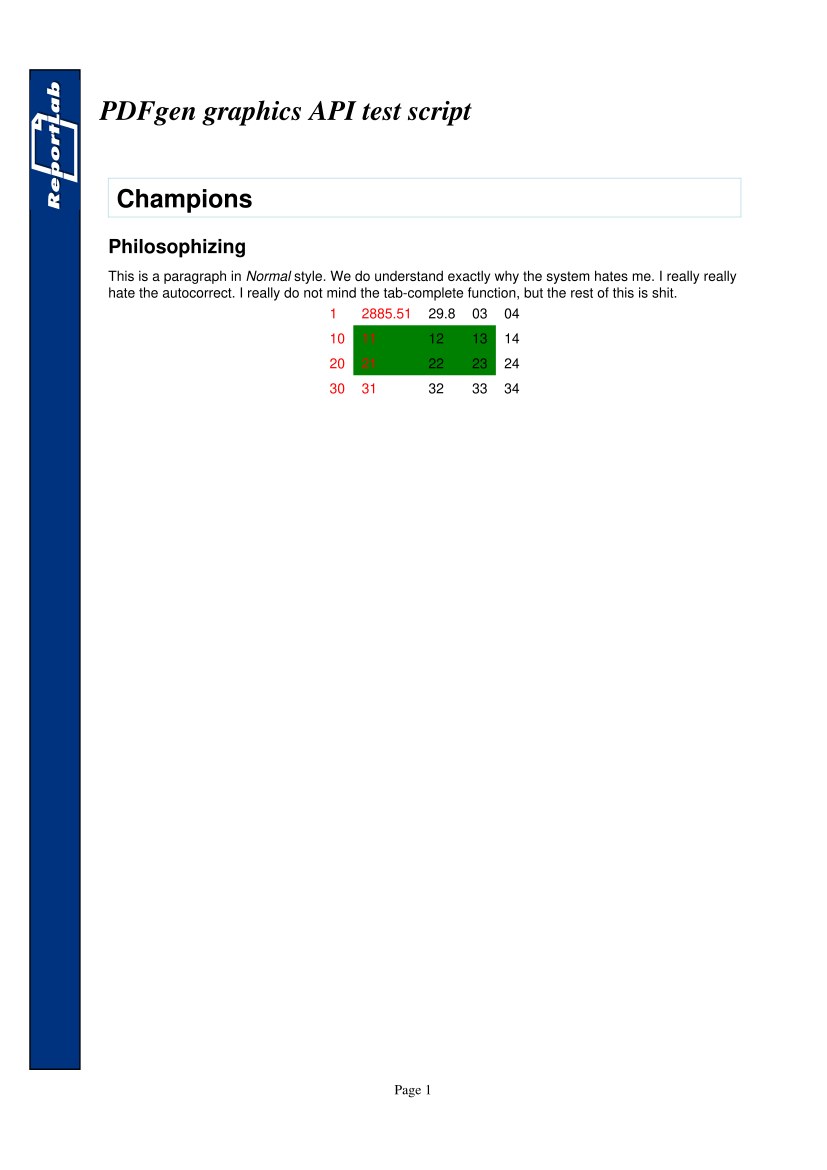

This figure's Python source:
from reportlab.pdfgen.canvas import Canvas
from reportlab.lib.styles import getSampleStyleSheet
from reportlab.graphics.charts.barcharts import VerticalBarChart
from reportlab.lib.units import inch
from reportlab.platypus import (Paragraph, Spacer, Table, TableStyle, Frame)
#from reportlab.rl_config import defaultPageSize
from reportlab.lib import colors
import pymongo
from reportlab.graphics.shapes import Drawing

client = pymongo.MongoClient("localhost", 27017)
db = client['charge']
bid = db.bid
styles = getSampleStyleSheet()
styleN = styles['Normal']
styleH = styles['Heading2']
styleT = styles['Heading1']
#doc = Canvas('combine_test.pdf')
titlelist = []
closeit = 0


def framePageForm(c):
    c.beginForm("frame")
    c.saveState()
    # forms can't do non-constant operations
    #canvas.setFont('Times-BoldItalic',20)
    #canvas.drawString(inch, 10.5 * inch, title)

    #c.setFont('Times-Roman',10)
    #c.drawCentredString(4.135 * inch, 0.75 * inch,
    #                        'Page %d' % c.getPageNumber())

    #draw a border
    c.setFillColor(colors.ReportLabBlue)
    c.rect(0.3 * inch, inch, 0.5 * inch, 10 * inch, fill=1)
    from reportlab.lib import corp
    c.translate(0.8 * inch, 9.6 * inch)
    c.rotate(90)
    logo = corp.ReportLabLogo(width=1.3 * inch, height=0.5 * inch,
                              powered_by=1)
    c.setFillColorRGB(1, 1, 1)
    c.setStrokeColorRGB(1, 1, 1)
    logo.draw(c)
    #c.setStrokeColorRGB(1,0,0)
    #c.setLineWidth(5)
    #c.line(0.8 * inch, inch, 0.8 * inch, 10.75 * inch)
    #reset carefully afterwards
    #canvas.setLineWidth(1)
    #canvas.setStrokeColorRGB(0,0,0)\
    c.restoreState()
    c.endForm()


def framePage(canvas, title):
    global closeit
    titlelist.append(title)
    canvas.saveState()
    canvas.setFont('Times-BoldItalic', 20)

    canvas.drawString(inch, 10.5 * inch, title)
    canvas.bookmarkHorizontalAbsolute(title, 10.8 * inch)
    #newsection(title)
    canvas.addOutlineEntry(title + " section", title, level=0, closed=closeit)
    closeit = not closeit  # close every other one
    canvas.setFont('Times-Roman', 10)
    canvas.drawCentredString(4.135 * inch, 0.75 * inch,
                             'Page %d' % canvas.getPageNumber())
    canvas.restoreState()
    canvas.doForm("frame")


def makesubsection(canvas, title, horizontal):
    canvas.bookmarkHorizontalAbsolute(title, horizontal)
    #newsubsection(title)
    canvas.addOutlineEntry(title + " subsection", title, level=1)


def box(flt, center=False):
    box_style = [('BOX', (0, 0), (-1, -1), 0.5, colors.lightblue)]
    if center:
        box_style += [('ALIGN', (0, 0), (-1, -1), 'CENTER')]

    return Table([[flt]], style=box_style)


def query(field):
    biddata = bid.find({}, {"_id": 0})
    for doc in biddata:
        return doc[field]


def star(canvas, title="Title Here", aka="Comment here.",
         xcenter=None, ycenter=None, nvertices=5):
    from math import pi
    from reportlab.lib.units import inch
    radius = inch / 3.0
    #if xcenter is None: xcenter = 2.75 * inch
    #if ycenter is None: ycenter = 1.5 * inch
    canvas.drawCentredString(xcenter, ycenter + 1.3 * radius, title)
    canvas.drawCentredString(xcenter, ycenter - 1.4 * radius, aka)
    p = canvas.beginPath()
    p.moveTo(xcenter, ycenter + radius)
    from math import cos, sin
    angle = (2 * pi) * 2 / 5.0
    startangle = pi / 2.0
    for vertex in range(nvertices - 1):
        nextangle = angle * (vertex + 1) + startangle
        x = xcenter + radius * cos(nextangle)
        y = ycenter + radius * sin(nextangle)
        p.lineTo(x, y)
    if nvertices == 5:
        p.close()
    canvas.drawPath(p)


def makeDocument(filename, pageCallBack=None):
    #the extra arg is a hack added later, so other
    #tests can get hold of the canvas just before it is
    #saved
    global titlelist, closeit
    titlelist = []
    closeit = 0

    c = Canvas(filename)
    c.setPageCompression(0)
    c.setPageCallBack(pageCallBack)
    framePageForm(c)  # define the frame form
    framePage(c, 'PDFgen graphics API test script')
    makesubsection(c, "PDFgen", 10 * inch)
    story = []
    #add some flowables
    story.append(box(Paragraph("Champions", styleT)))
    story.append(Paragraph("Philosophizing", styleH))
    story.append(Paragraph("""
    This is a paragraph in <i>Normal</i> style.  We do understand exactly why
    the system hates me.  I really really hate the autocorrect.  I really do
    not mind the tab-complete function, but the rest of this is shit.""",
                           styleN))
    data = [[query("cid"), query("total_price"), query("gross_margin"), '03',
            '04'],
            ['10', '11', '12', '13', '14'],
            ['20', '21', '22', '23', '24'],
            ['30', '31', '32', '33', '34']]
    t = Table(data)
    t.setStyle(TableStyle([('BACKGROUND', (1, 1), (-2, -2), colors.green),
                           ('TEXTCOLOR', (0, 0), (1, -1), colors.red)]))
    story.append(t)
    f = Frame(inch, inch, 6.5 * inch, 9 * inch, showBoundary=0)
    f.addFromList(story, c)
    c.showPage()
# END OF PAGE 1
    framePage(c, 'Line Drawing Styles')
    st = []
    st.append(Spacer(0, 0.5 * inch))
    g = Drawing(3, 4)
    f2 = Frame(inch, inch, 6.5 * inch, 9 * inch, showBoundary=0)
    #St.append(g.add(star(c, title="Title", aka="comments", xcenter=2 * inch,
     #                    ycenter=3 * inch, nvertices=5)))
    chart = VerticalBarChart()
    # Set the starting point to be (0, 0).  Changing this value changes
    # the position that the chart is rendered at within it's 'Drawing'
    # space, which we create below.

    chart.x = 0
    chart.y = 0
    # This determines the width, in centimeters (you could use 'inch'
    # as well) of the chart on the paper, as well as the height.
    chart_width = 5 * inch
    chart_height = 4 * inch
    chart.height = chart_height
    chart.width = chart_width
    # The vertical ticks will be labeled from 0 with a value every
    # 15 units, spaced so that the maximum value is 60.
    chart.valueAxis.valueMin = 0
    chart.valueAxis.valueMax = 60
    chart.valueAxis.valueStep = 15
    # Put the labels at the bottom with an interval of 8 units,
    # -2 units below the axis, rotated 30 degrees from horizontal
    chart.categoryAxis.labels.dx = 8
    chart.categoryAxis.labels.dy = -2
    chart.categoryAxis.labels.angle = 30
    # The text box's NE corner (top right) is located at the above
    # coordinate
    chart.categoryAxis.labels.boxAnchor = 'ne'

    # Our various horizontal axis labels
    catNames = ['Jan-06', 'Feb-06', 'Mar-06', 'Apr-06', 'May-06',
                'Jun-06', 'Jul-06', 'Aug-06']
    chart.categoryAxis.categoryNames = catNames

    # Some random data to populate the chart with.
    chart.data = [(8, 5, 20, 22, 37, 28, 30, 47)]

    # Since the 'Chart' class itself isn't a 'Flowable', we need to
    # create a 'Drawing' flowable to contain it.  We want the basic
    # area to be the same size as the chart itself, so we will
    # initialize it with the chart's size.
    g = Drawing(chart_width, chart_height)
    g.add(chart)

    # Add the Chart containing Drawing to our elements list
    st.append(box(g))
    g.add(star(c, title="Right", aka="comments", xcenter=7 * inch,
               ycenter=7 * inch, nvertices=5))
    g.add(star(c, title="Left", aka="comments", xcenter=3 * inch,
               ycenter=7 * inch, nvertices=6))
    st.append(Spacer(1, 1 * inch))
    st.append(box(Paragraph("""
        Well, its now hard to argue that this is working pretty well.  Possibly
        make some nice output charts, and import an image.""", styleH)))
    f2.addFromList(st, c)
    c.showPage()
    c.save()
    return c
makeDocument("multi_test.pdf", pageCallBack=None)
